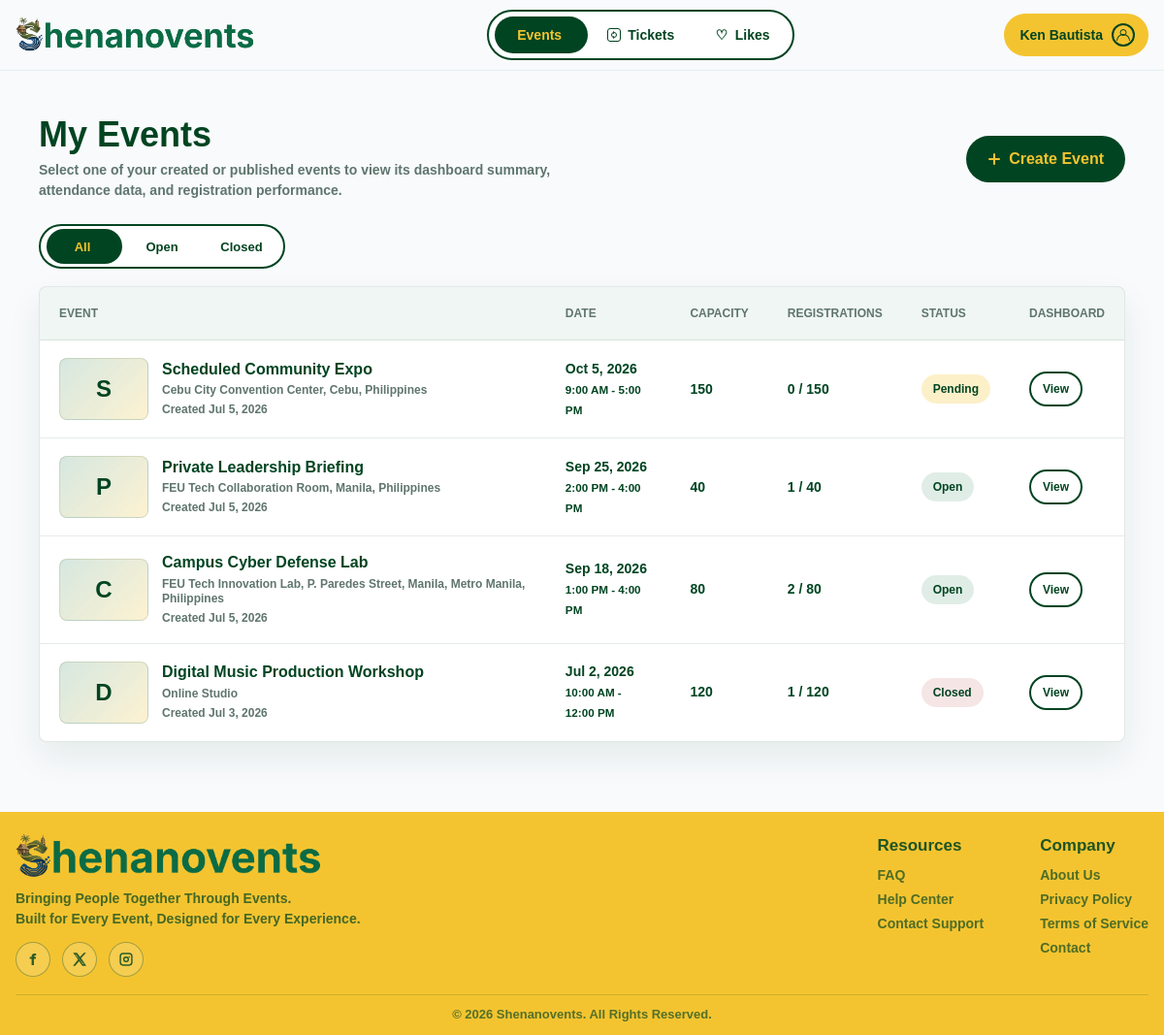
Page /participant/dashboard.php (signed in) on the committed database.
### tables this page shows
CREATE TABLE events (
    event_id INT AUTO_INCREMENT PRIMARY KEY,
    event_title VARCHAR(150) NOT NULL,
    event_summary VARCHAR(255) NULL,
    event_description TEXT NOT NULL,
    event_tags VARCHAR(255) NULL,
    event_category VARCHAR(80) NULL,
    event_type VARCHAR(30) NOT NULL DEFAULT 'physical',
    event_location VARCHAR(150) NOT NULL,
    event_country VARCHAR(100) NOT NULL DEFAULT 'Philippines',
    event_province VARCHAR(100) NULL,
    event_city VARCHAR(100) NULL,
    event_address VARCHAR(255) NULL,
    event_venue VARCHAR(150) NULL,
    online_link VARCHAR(255) NULL,
    online_platform VARCHAR(100) NULL,
    event_date DATE NOT NULL,
    event_time TIME NOT NULL,
    event_end_time TIME NULL,
    capacity INT NOT NULL,
    banner_image VARCHAR(255) NULL,
    visibility VARCHAR(30) NOT NULL DEFAULT 'public',
    audience VARCHAR(100) NULL,
    private_access_key VARCHAR(20) NULL UNIQUE,
    publish_date DATE NULL,
    publish_time TIME NULL,
    status VARCHAR(30) NOT NULL DEFAULT 'open',
    created_by INT NOT NULL,
    created_at DATETIME NOT NULL DEFAULT CURRENT_TIMESTAMP,
    CONSTRAINT fk_events_created_by
        FOREIGN KEY (created_by)
        REFERENCES users(user_id)
        ON UPDATE CASCADE
        ON DELETE RESTRICT
);

### includes/participant-data.php (called while the page is built, shortened)
<?php
function participant_current_user_id()
{
    return (int) ($_SESSION['user_id'] ?? 0);
}
function participant_format_date($date)
{
    $timestamp = strtotime($date);
    return $timestamp ? date('M j, Y', $timestamp) : 'N/A';
}
function participant_format_time($time)
{
    $timestamp = strtotime($time);
    return $timestamp ? date('g:i A', $timestamp) : 'N/A';
}
function participant_time_filter($date)
{
    $event_timestamp = strtotime($date);
    $day_of_week = (int) date('N', $event_timestamp);
    return $day_of_week >= 6 ? 'weekend' : 'all';
}
function participant_event_is_available($status)
{
    return in_array(strtolower($status), ['open', 'published', 'approved', 'active'], true);
}
function participant_event_publish_is_active($event)
{
    $publish_date = trim((string) ($event['publish_date'] ?? ''));
    if ($publish_date === '') {
        return true;
    }
    $publish_time = trim((string) ($event['publish_time'] ?? '00:00:00'));
    $publish_timestamp = strtotime($publish_date . ' ' . ($publish_time !== '' ? $publish_time : '00:00:00'));
    return $publish_timestamp ? $publish_timestamp <= time() : true;
}
function participant_event_has_ended($event)
{
    $event_date = trim((string) ($event['event_date'] ?? ''));
    $end_time = trim((string) ($event['event_end_time'] ?? ''));
    $start_time = trim((string) ($event['event_time'] ?? '23:59:59'));
    $event_time = $end_time !== '' ? $end_time : $start_time;
    $event_timestamp = strtotime($event_date . ' ' . $event_time);
    return $event_timestamp ? $event_timestamp < time() : false;
}
function participant_user_can_view_event($event, $user_id)
{
    $user_id = (int) $user_id;
    $is_owner = $user_id > 0 && (int) ($event['created_by'] ?? 0) === $user_id;
    if ($is_owner) {
        return true;
    }
    return true;
}
function participant_event_registration_is_open($event, $user_id)
{
    return participant_event_is_available($event['status'] ?? '')
        && participant_event_publish_is_active($event)
        && !participant_event_has_ended($event)
        && participant_user_can_view_event($event, $user_id);
}
function participant_event_select_fields($alias = 'e')
{
    $prefix = $alias . '.';
    return $prefix . 'event_id, ' . $prefix . 'event_title, ' . $prefix . 'event_summary, '
        . $prefix . 'event_description, ' . $prefix . 'event_tags, ' . $prefix . 'event_category, '
        . $prefix . 'event_type, ' . $prefix . 'event_location, ' . $prefix . 'event_country, '
        . $prefix . 'event_province, ' . $prefix . 'event_city, ' . $prefix . 'event_address, '
        . $prefix . 'event_venue, ' . $prefix . 'online_link, ' . $prefix . 'online_platform, '
        . $prefix . 'event_date, ' . $prefix . 'event_time, ' . $prefix . 'event_end_time, '
        . $prefix . 'capacity, ' . $prefix . 'banner_image, ' . $prefix . 'visibility, '
        . $prefix . 'private_access_key, ' . $prefix . 'audience, ' . $prefix . 'publish_date, ' . $prefix . 'publish_time, '
        . $prefix . 'status, ' . $prefix . 'created_by, ' . $prefix . 'created_at';
}
        ?>
    <?php
function participant_event_type_label($event_type)
{
    $event_type = strtolower(trim((string) $event_type));
    if ($event_type === 'online') {
        return 'Online Event';
    }
    return 'Venue Event';
}
        ?>
    <?php
function participant_event_badge($status, $remaining_slots, $capacity)
{
    $capacity = (int) $capacity;
    $remaining_slots = (int) $remaining_slots;
    $registered_count = max(0, $capacity - max(0, $remaining_slots));
    return '';
}
function participant_registration_label($event)
{
    if (!participant_event_registration_is_open($event, participant_current_user_id()) || (int) ($event['remaining_slots'] ?? 0) <= 0) {
        return 'Unavailable';
    }
    return 'Free Registration';
}
function participant_attendance_status_label($status)
{
    $status = strtolower(trim((string) $status));
    return ucwords(str_replace(['_', '-'], ' ', $status));
}
function participant_normalize_event_row($row)
{
    $capacity = (int) ($row['capacity'] ?? 0);
    $registered_count = (int) ($row['registered_count'] ?? 0);
    $event_type = strtolower(trim((string) ($row['event_type'] ?? '')));
    $event_category = strtolower(trim((string) ($row['event_category'] ?? '')));
    $start_time_text = participant_format_time($row['event_time'] ?? '');
    $end_time_text = !empty($row['event_end_time']) ? participant_format_time($row['event_end_time']) : '';
    $remaining_slots = max(0, $capacity - $registered_count);
    $row['registered_count'] = $registered_count;
    $row['remaining_slots'] = $remaining_slots;
    $row['date_text'] = participant_format_date($row['event_date']);
    $row['start_time_text'] = $start_time_text;
    $row['end_time_text'] = $end_time_text;
    $row['time_text'] = $end_time_text !== '' ? $start_time_text . ' - ' . $end_time_text : $start_time_text;
    $row['date_time'] = strtoupper(date('D, M j', strtotime($row['event_date']))) . ' - ' . strtoupper($row['time_text']);
    $row['time_filter'] = participant_time_filter($row['event_date']);
    $row['location_type'] = in_array($event_type, ['online', 'physical', 'tba'], true)
        ? $event_type
        : participant_event_location_type($row['event_location']);
    $row['event_type_label'] = participant_event_type_label($row['location_type']);
    $row['category'] = $event_category !== ''
        ? $event_category
        : participant_event_category($row['event_title'], $row['event_description'] . ' ' . ($row['event_tags'] ?? ''));
    $row['event_category'] = $row['category'];
    $row['event_country'] = trim((string) ($row['event_country'] ?? ''));
    $row['event_city'] = trim((string) ($row['event_city'] ?? ''));
    $row['event_province'] = trim((string) ($row['event_province'] ?? ''));
    $row['event_summary'] = trim((string) ($row['event_summary'] ?? ''));
    $row['banner_image'] = trim((string) ($row['banner_image'] ?? ''));
    $row['visibility'] = trim((string) ($row['visibility'] ?? 'public'));
    $row['private_access_key'] = trim((string) ($row['private_access_key'] ?? ''));
    $row['audience'] = trim((string) ($row['audience'] ?? ''));
    $row['status_badge'] = participant_event_badge($row['status'], $remaining_slots, $capacity);
    $row['registration_label'] = participant_registration_label($row);
    $row['organizer_name'] = trim(($row['organizer_first_name'] ?? '') . ' ' . ($row['organizer_last_name'] ?? ''));
    $row['current_user_liked'] = (int) ($row['current_user_liked'] ?? 0);
    $row['attendee_count'] = (int) ($row['attendee_count'] ?? 1);
    $row['attendance_code'] = trim((string) ($row['attendance_code'] ?? ''));
    $row['attendance_status'] = strtolower(trim((string) ($row['attendance_status'] ?? 'pending')));
    $row['attendance_status_label'] = participant_attendance_status_label($row['attendance_status']);
    $row['attendance_marked_at'] = $row['attendance_marked_at'] ?? null;
    return $row;
}
    ?>
    <?php
function participant_fetch_hosted_events($conn, $user_id)
{
    $events = [];
    $event_fields = participant_event_select_fields('e');
    $sql = 'SELECT ' . $event_fields . ',
                   organizer.first_name AS organizer_first_name,
                   organizer.last_name AS organizer_last_name,
                   (SELECT COALESCE(SUM(active_reg.attendee_count), 0)
                    FROM registrations active_reg
                    WHERE active_reg.event_id = e.event_id
                    AND active_reg.registration_status = "registered") AS registered_count,
                   NULL AS current_user_registration_status,
                   0 AS current_user_liked
            FROM events e
            INNER JOIN users organizer ON organizer.user_id = e.created_by
            WHERE e.created_by = ?
            ORDER BY e.created_at DESC';
    $stmt = mysqli_prepare($conn, $sql);
    mysqli_stmt_bind_param($stmt, 'i', $user_id);
    mysqli_stmt_execute($stmt);
    $result = mysqli_stmt_get_result($stmt);
    while ($row = mysqli_fetch_assoc($result)) {
        $event = participant_normalize_event_row($row);
        if (participant_user_can_view_event($event, $user_id)) {
            $events[] = $event;
        }
    }
    return $events;
}
    ?>

### participant/dashboard.php (the view, shortened to what this page needs)
<?php
require_once __DIR__ . '/../includes/participant-check.php';
require_once __DIR__ . '/../includes/participant-data.php';
$participant_id = participant_current_user_id();
$all_events = participant_fetch_hosted_events($conn, $participant_id);
$pagination = participant_paginate_items($all_events, participant_current_page(), 5);
$events = $pagination['items'];
require_once __DIR__ . '/../includes/header.php';
?>
<section class="dashboard-page" aria-labelledby="dashboardTitle">
    <div class="dashboard-section">
        <div class="dashboard-title-row">
            <div>
                <h1 id="dashboardTitle">My Events</h1>
                <p>Select one of your created or published events to view its dashboard summary, attendance data, and registration performance.</p>
            </div>
            <a class="button button-primary" href="../event-maker/create-event.php">
                <span class="icon icon-plus" aria-hidden="true"></span>
                Create Event
            </a>
        </div>
        <div class="dashboard-filter-row">
            <div class="dashboard-filter-tabs pill-menu" aria-label="Created event status filters">
                <button class="active" type="button" data-dashboard-filter="all">All</button>
                <button type="button" data-dashboard-filter="open">Open</button>
                <button type="button" data-dashboard-filter="closed">Closed</button>
            </div>
        </div>
        <div class="dashboard-table-card">
            <table class="dashboard-event-table">
                <thead>
                    <tr>
                        <th scope="col">Event</th>
                        <th scope="col">Date</th>
                        <th scope="col">Capacity</th>
                        <th scope="col">Registrations</th>
                        <th scope="col">Status</th>
                        <th scope="col">Dashboard</th>
                    </tr>
                </thead>
                <tbody>
                    <?php if (!empty($events)): ?>
                        <?php foreach ($events as $event): ?>
                            <?php
                            $status = strtolower($event['status']);
                            $status_class = $status === 'open' ? 'registered' : ($status === 'closed' ? 'cancelled' : $status);
                            $event_image = participant_event_banner_src($event, '../');
                            $event_initial = strtoupper(substr($event['event_title'], 0, 1));
                            ?>
                            <tr data-dashboard-event-row data-dashboard-status="<?php echo htmlspecialchars($status, ENT_QUOTES, 'UTF-8'); ?>">
                                <td>
                                    <a class="dashboard-event-link" href="event-dashboard.php?event=<?php echo (int) $event['event_id']; ?>">
                                        <?php if ($event_image !== ''): ?>
                                            <img class="dashboard-event-thumb" src="<?php echo htmlspecialchars($event_image, ENT_QUOTES, 'UTF-8'); ?>" alt="">
                                        <?php else: ?>
                                            <span class="dashboard-event-thumb dashboard-event-thumb-fallback" aria-hidden="true"><?php echo htmlspecialchars($event_initial, ENT_QUOTES, 'UTF-8'); ?></span>
                                        <?php endif; ?>
                                        <span class="dashboard-event-copy">
                                            <strong><?php echo htmlspecialchars($event['event_title'], ENT_QUOTES, 'UTF-8'); ?></strong>
                                            <small><?php echo htmlspecialchars($event['event_location'], ENT_QUOTES, 'UTF-8'); ?></small>
                                            <small>Created <?php echo htmlspecialchars(participant_format_date($event['created_at']), ENT_QUOTES, 'UTF-8'); ?></small>
                                        </span>
                                    </a>
                                </td>
                                <td>
                                    <?php echo htmlspecialchars($event['date_text'], ENT_QUOTES, 'UTF-8'); ?><br>
                                    <small><?php echo htmlspecialchars($event['time_text'], ENT_QUOTES, 'UTF-8'); ?></small>
                                </td>
                                <td><?php echo (int) $event['capacity']; ?></td>
                                <td><?php echo (int) $event['registered_count']; ?> / <?php echo (int) $event['capacity']; ?></td>
                                <td>
                                    <span class="dashboard-status dashboard-status-<?php echo htmlspecialchars($status_class, ENT_QUOTES, 'UTF-8'); ?>">
                                        <?php echo htmlspecialchars(ucwords($status), ENT_QUOTES, 'UTF-8'); ?>
                                    </span>
                                </td>
                                <td>
                                    <a class="button button-outline admin-small-button" href="event-dashboard.php?event=<?php echo (int) $event['event_id']; ?>">
                                        View
                                    </a>
                                </td>
                            </tr>
                        <?php endforeach; ?>
                    <?php endif; ?>
                </tbody>
            </table>
        </div>
    </div>
</section>
<?php require_once __DIR__ . '/../includes/footer.php'; ?>

### rows in the picture
events: event_title "S", event_title "Scheduled Community Expo", event_location "Cebu City Convention Center, Cebu, Philippines", created_at "Jul 5, 2026", date_text "Oct 5, 2026", time_text "9:00 AM - 5:00 PM", capacity "150", registered_count "0", status "Pending"
events: event_title "P", event_title "Private Leadership Briefing", event_location "FEU Tech Collaboration Room, Manila, Philippines", created_at "Jul 5, 2026", date_text "Sep 25, 2026", time_text "2:00 PM - 4:00 PM", capacity "40", registered_count "1", status "Open"
events: event_title "C", event_title "Campus Cyber Defense Lab", event_location "FEU Tech Innovation Lab, P. Paredes Street, Manila, Metro Manila, Philippines", created_at "Jul 5, 2026", date_text "Sep 18, 2026", time_text "1:00 PM - 4:00 PM", capacity "80", registered_count "2", status "Open"
events: event_title "D", event_title "Digital Music Production Workshop", event_location "Online Studio", created_at "Jul 3, 2026", date_text "Jul 2, 2026", time_text "10:00 AM - 12:00 PM", capacity "120", registered_count "1", status "Closed"

### other values in the picture
$safe_display_user_name "Ken Bautista"
